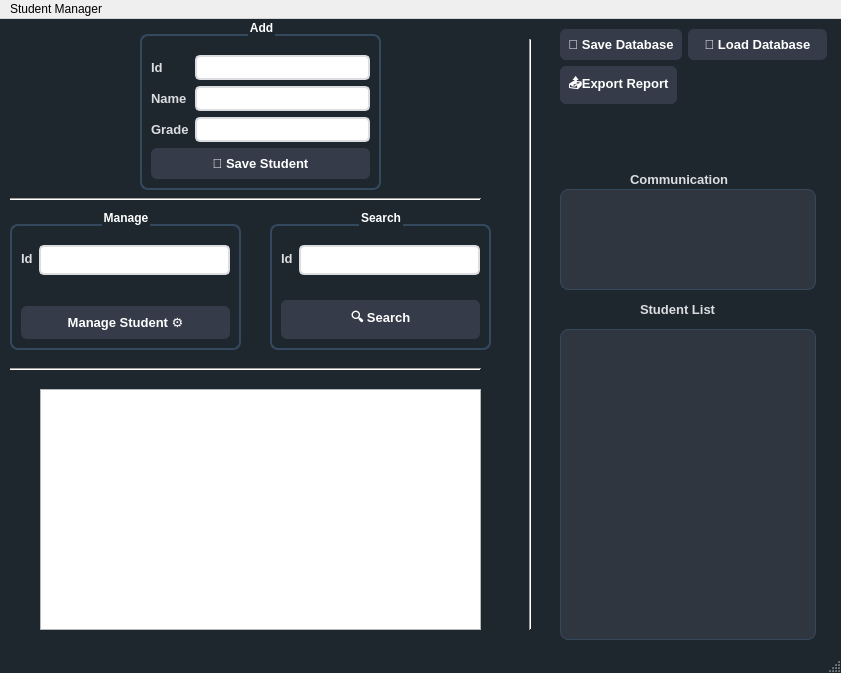
<?xml version="1.0" encoding="UTF-8"?>
<ui version="4.0">
 <class>MainWindow</class>
 <widget class="QMainWindow" name="MainWindow">
  <property name="geometry">
   <rect>
    <x>0</x>
    <y>0</y>
    <width>841</width>
    <height>673</height>
   </rect>
  </property>
  <property name="font">
   <font>
    <pointsize>11</pointsize>
    <bold>true</bold>
   </font>
  </property>
  <property name="windowTitle">
   <string>MainWindow</string>
  </property>
  <property name="styleSheet">
   <string notr="true">/* The Background */
QMainWindow {
    background-color: #1e272e; /* Dark professional blue-grey */
}

/* Group Boxes (Add, Search, Delete) */
QGroupBox {
    color: #ffffff;
    font-weight: bold;
    border: 2px solid #34495e;
    border-radius: 8px;
    margin-top: 15px;
    padding-top: 10px;
}

/* THE FIX: Input Fields */
QLineEdit {
    background-color: #ffffff; /* White background for visibility */
    color: #2c3e50;            /* Dark text so you can see it! */
    border: 1px solid #dcdde1;
    border-radius: 4px;
    padding: 5px;
    font-size: 14px;
}

QLineEdit:focus {
    border: 2px solid #3498db;
    background-color: #f7f9fb;
}

/* Labels */
QLabel {
    color: #dcdde1;
    font-size: 13px;
    font-weight: bold;
}

/* List Boxes (Students and Stats) */
QListWidget {
    background-color: #2f3640;
    border: 1px solid #34495e;
    border-radius: 8px;
    color: #f5f6fa;
    padding: 10px;
}

/* Buttons */
QPushButton {
    background-color: #3498db;
    color: white;
    border-radius: 5px;
    padding: 8px;
    font-weight: bold;
    font-size: 13px;
}

QPushButton:hover {
    background-color: #2980b9;
}

/* Color Coding for Buttons */
#btn_save { background-color: #27ae60; }
#btn_save:hover { background-color: #219150; }

#btn_delete { background-color: #c0392b; }
#btn_delete:hover { background-color: #a93226; }</string>
  </property>
  <widget class="QWidget" name="centralwidget">
   <property name="styleSheet">
    <string notr="true">/* This styles the main background */
QMainWindow {
    background-color: #f5f6fa;
}

/* This styles ALL buttons at once */
QPushButton {
    background-color: #353b48;
    color: white;
    border-radius: 6px;
    padding: 8px;
    font-size: 13px;
    font-weight: bold;
}

/* This makes buttons change color when you hover over them */
QPushButton:hover {
    background-color: #718093;
}

/* This styles the input boxes */
QLineEdit {
    border: 2px solid #dcdde1;
    border-radius: 5px;
    padding: 4px;
    background-color: white;
}

/* This makes the input box border blue when you click inside it */
QLineEdit:focus {
    border: 2px solid #0097e6;
}</string>
   </property>
   <widget class="QListWidget" name="list_students">
    <property name="geometry">
     <rect>
      <x>560</x>
      <y>310</y>
      <width>256</width>
      <height>311</height>
     </rect>
    </property>
   </widget>
   <widget class="Line" name="line">
    <property name="geometry">
     <rect>
      <x>520</x>
      <y>20</y>
      <width>20</width>
      <height>591</height>
     </rect>
    </property>
    <property name="orientation">
     <enum>Qt::Orientation::Vertical</enum>
    </property>
   </widget>
   <widget class="Line" name="line_2">
    <property name="geometry">
     <rect>
      <x>10</x>
      <y>170</y>
      <width>471</width>
      <height>21</height>
     </rect>
    </property>
    <property name="orientation">
     <enum>Qt::Orientation::Horizontal</enum>
    </property>
   </widget>
   <widget class="Line" name="line_3">
    <property name="geometry">
     <rect>
      <x>10</x>
      <y>340</y>
      <width>471</width>
      <height>21</height>
     </rect>
    </property>
    <property name="orientation">
     <enum>Qt::Orientation::Horizontal</enum>
    </property>
   </widget>
   <widget class="QLabel" name="label_3">
    <property name="geometry">
     <rect>
      <x>640</x>
      <y>280</y>
      <width>111</width>
      <height>20</height>
     </rect>
    </property>
    <property name="text">
     <string>Student List</string>
    </property>
   </widget>
   <widget class="QListWidget" name="list_stats">
    <property name="geometry">
     <rect>
      <x>560</x>
      <y>170</y>
      <width>256</width>
      <height>101</height>
     </rect>
    </property>
   </widget>
   <widget class="QLabel" name="label_5">
    <property name="geometry">
     <rect>
      <x>630</x>
      <y>150</y>
      <width>131</width>
      <height>20</height>
     </rect>
    </property>
    <property name="text">
     <string>Communication</string>
    </property>
   </widget>
   <widget class="QGroupBox" name="groupBox">
    <property name="geometry">
     <rect>
      <x>140</x>
      <y>0</y>
      <width>241</width>
      <height>171</height>
     </rect>
    </property>
    <property name="title">
     <string>Add</string>
    </property>
    <property name="alignment">
     <set>Qt::AlignmentFlag::AlignHCenter|Qt::AlignmentFlag::AlignTop</set>
    </property>
    <layout class="QGridLayout" name="gridLayout">
     <item row="0" column="0">
      <layout class="QFormLayout" name="formLayout">
       <item row="0" column="0">
        <widget class="QLabel" name="label">
         <property name="enabled">
          <bool>true</bool>
         </property>
         <property name="font">
          <font>
           <pointsize>-1</pointsize>
           <bold>true</bold>
          </font>
         </property>
         <property name="text">
          <string>Id</string>
         </property>
        </widget>
       </item>
       <item row="0" column="1">
        <widget class="QLineEdit" name="input_add_id"/>
       </item>
       <item row="1" column="0">
        <widget class="QLabel" name="label_2">
         <property name="text">
          <string>Name</string>
         </property>
        </widget>
       </item>
       <item row="1" column="1">
        <widget class="QLineEdit" name="input_add_name"/>
       </item>
       <item row="2" column="0">
        <widget class="QLabel" name="label_4">
         <property name="text">
          <string>Grade</string>
         </property>
        </widget>
       </item>
       <item row="2" column="1">
        <widget class="QLineEdit" name="input_add_grade"/>
       </item>
      </layout>
     </item>
     <item row="1" column="0">
      <widget class="QPushButton" name="btn_save">
       <property name="text">
        <string>💾 Save Student</string>
       </property>
      </widget>
     </item>
    </layout>
   </widget>
   <widget class="QGroupBox" name="groupBox_2">
    <property name="geometry">
     <rect>
      <x>270</x>
      <y>190</y>
      <width>221</width>
      <height>141</height>
     </rect>
    </property>
    <property name="title">
     <string>Search</string>
    </property>
    <property name="alignment">
     <set>Qt::AlignmentFlag::AlignHCenter|Qt::AlignmentFlag::AlignTop</set>
    </property>
    <layout class="QGridLayout" name="gridLayout_2">
     <item row="0" column="0">
      <layout class="QFormLayout" name="formLayout_2">
       <item row="0" column="0">
        <widget class="QLabel" name="label_8">
         <property name="enabled">
          <bool>true</bool>
         </property>
         <property name="font">
          <font>
           <pointsize>-1</pointsize>
           <bold>true</bold>
          </font>
         </property>
         <property name="text">
          <string>Id</string>
         </property>
        </widget>
       </item>
       <item row="0" column="1">
        <widget class="QLineEdit" name="input_search_id"/>
       </item>
      </layout>
     </item>
     <item row="1" column="0">
      <widget class="QPushButton" name="btn_search">
       <property name="text">
        <string>🔍 Search</string>
       </property>
      </widget>
     </item>
    </layout>
   </widget>
   <widget class="QGroupBox" name="groupBox_3">
    <property name="geometry">
     <rect>
      <x>10</x>
      <y>190</y>
      <width>231</width>
      <height>141</height>
     </rect>
    </property>
    <property name="title">
     <string>Manage</string>
    </property>
    <property name="alignment">
     <set>Qt::AlignmentFlag::AlignHCenter|Qt::AlignmentFlag::AlignTop</set>
    </property>
    <layout class="QGridLayout" name="gridLayout_3">
     <item row="0" column="0">
      <layout class="QFormLayout" name="formLayout_4">
       <item row="0" column="0">
        <widget class="QLabel" name="label_10">
         <property name="enabled">
          <bool>true</bool>
         </property>
         <property name="font">
          <font>
           <pointsize>-1</pointsize>
           <bold>true</bold>
          </font>
         </property>
         <property name="text">
          <string>Id</string>
         </property>
        </widget>
       </item>
       <item row="0" column="1">
        <widget class="QLineEdit" name="input_manage_id"/>
       </item>
      </layout>
     </item>
     <item row="1" column="0">
      <widget class="QPushButton" name="btn_manage">
       <property name="text">
        <string>Manage Student ⚙️</string>
       </property>
      </widget>
     </item>
    </layout>
   </widget>
   <widget class="QWidget" name="formLayoutWidget_4">
    <property name="geometry">
     <rect>
      <x>560</x>
      <y>10</y>
      <width>267</width>
      <height>75</height>
     </rect>
    </property>
    <layout class="QFormLayout" name="formLayout_6">
     <item row="0" column="1">
      <widget class="QPushButton" name="btn_file_load">
       <property name="text">
        <string>📂 Load Database</string>
       </property>
      </widget>
     </item>
     <item row="0" column="0">
      <widget class="QPushButton" name="btn_file_save">
       <property name="text">
        <string>💾 Save Database</string>
       </property>
      </widget>
     </item>
     <item row="1" column="0">
      <widget class="QPushButton" name="btn_export">
       <property name="text">
        <string>📤Export Report</string>
       </property>
      </widget>
     </item>
    </layout>
   </widget>
   <widget class="QGraphicsView" name="chartContainer">
    <property name="geometry">
     <rect>
      <x>40</x>
      <y>370</y>
      <width>441</width>
      <height>241</height>
     </rect>
    </property>
   </widget>
  </widget>
  <widget class="QMenuBar" name="menubar">
   <property name="geometry">
    <rect>
     <x>0</x>
     <y>0</y>
     <width>841</width>
     <height>25</height>
    </rect>
   </property>
   <widget class="QMenu" name="menuStudent_Manager">
    <property name="title">
     <string>Student Manager</string>
    </property>
   </widget>
   <addaction name="menuStudent_Manager"/>
  </widget>
  <widget class="QStatusBar" name="statusbar"/>
 </widget>
 <resources/>
 <connections/>
</ui>
